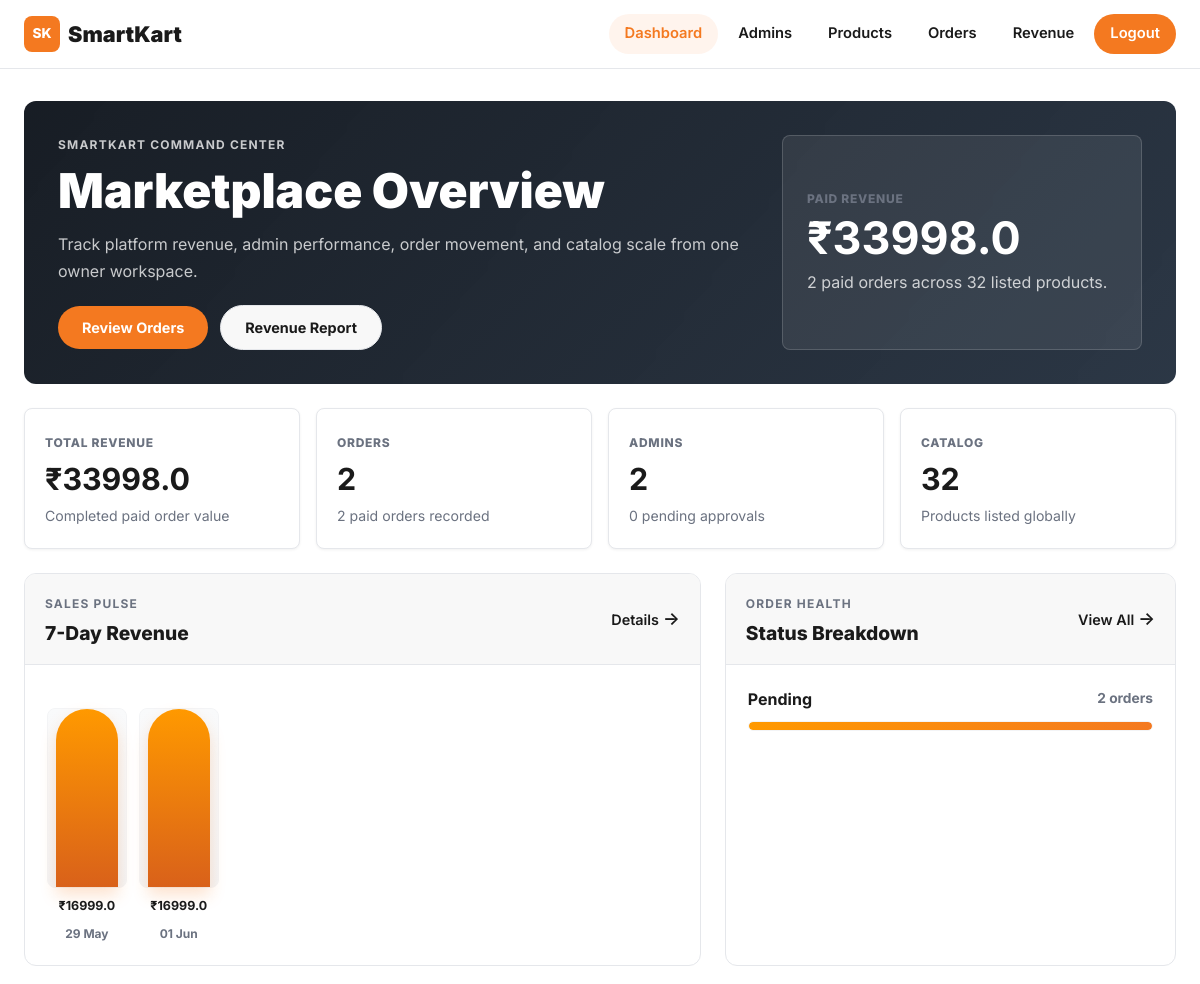
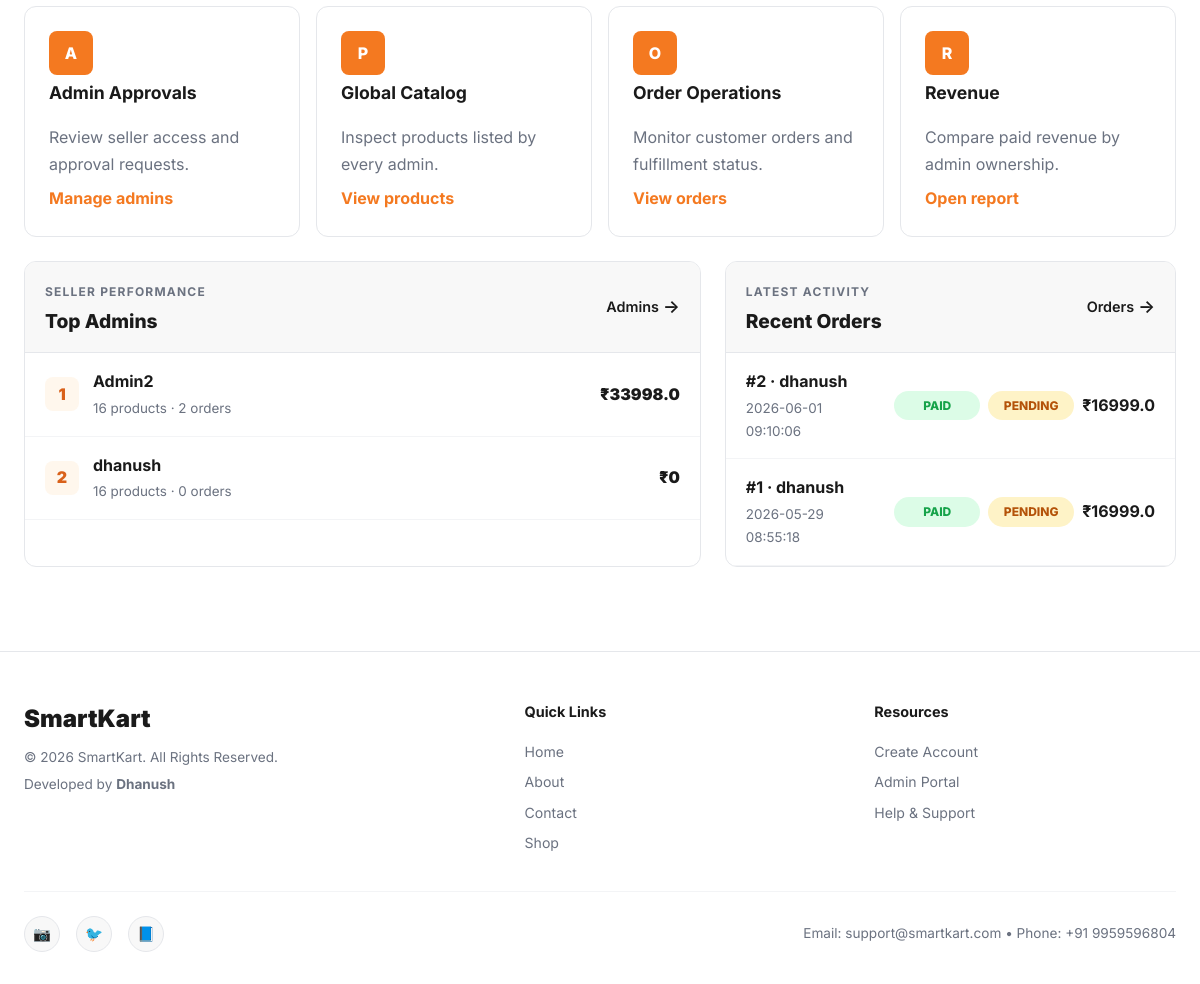
Screenshot of /superadmin/dashboard (signed in) with the database file from the repository (2 pictures, top to bottom).
### tables this page shows
CREATE TABLE admin (
            admin_id INTEGER PRIMARY KEY AUTOINCREMENT,
            name VARCHAR(100) NOT NULL,
            email VARCHAR(150) NOT NULL UNIQUE,
            password VARCHAR(255) NOT NULL,
            profile_image VARCHAR(255),
            approval_status VARCHAR(20) NOT NULL DEFAULT 'approved',
            created_at TIMESTAMP DEFAULT CURRENT_TIMESTAMP
        );

CREATE TABLE orders (
            order_id INTEGER PRIMARY KEY AUTOINCREMENT,
            user_id INTEGER NOT NULL,
            razorpay_order_id VARCHAR(150),
            razorpay_payment_id VARCHAR(150),
            amount REAL NOT NULL DEFAULT 0,
            payment_status VARCHAR(30) NOT NULL DEFAULT 'pending',
            order_status VARCHAR(30) NOT NULL DEFAULT 'Pending',
            created_at TIMESTAMP DEFAULT CURRENT_TIMESTAMP,
            FOREIGN KEY (user_id) REFERENCES users(user_id) ON DELETE CASCADE
        );

CREATE TABLE users (
            user_id INTEGER PRIMARY KEY AUTOINCREMENT,
            name VARCHAR(100) NOT NULL,
            email VARCHAR(150) NOT NULL UNIQUE,
            password VARCHAR(255) NOT NULL,
            created_at TIMESTAMP DEFAULT CURRENT_TIMESTAMP
        );

### app.py (the view)
@app.route('/superadmin/dashboard')
def superadmin_dashboard():
    if not superadmin_required():
        return redirect(url_for('superadmin_login'))
    ensure_admin_approval_column()
    conn = get_db_connection()
    cursor = conn.cursor(dictionary=True)
    cursor.execute("SELECT COUNT(*) AS total_admins FROM admin")
    total_admins = cursor.fetchone()['total_admins']
    cursor.execute("SELECT COUNT(*) AS pending_admins FROM admin WHERE approval_status='pending'")
    pending_admins = cursor.fetchone()['pending_admins']
    cursor.execute("SELECT COUNT(*) AS total_products FROM products")
    total_products = cursor.fetchone()['total_products']
    cursor.execute("SELECT COUNT(*) AS total_orders FROM orders")
    total_orders = cursor.fetchone()['total_orders']
    cursor.execute("SELECT COALESCE(SUM(amount), 0) AS total_revenue FROM orders WHERE payment_status='paid'")
    total_revenue = cursor.fetchone()['total_revenue']
    cursor.execute("SELECT COUNT(*) AS paid_orders FROM orders WHERE payment_status='paid'")
    paid_orders = cursor.fetchone()['paid_orders']
    cursor.execute("""
        SELECT DATE(created_at) AS order_date,
               COUNT(*) AS order_count,
               COALESCE(SUM(CASE WHEN payment_status='paid' THEN amount ELSE 0 END), 0) AS revenue
        FROM orders
        WHERE created_at >= DATE_SUB(CURDATE(), INTERVAL 6 DAY)
        GROUP BY DATE(created_at)
        ORDER BY DATE(created_at)
    """)
    sales_rows = cursor.fetchall()
    max_daily_revenue = max([float(row['revenue'] or 0) for row in sales_rows] + [1])
    sales_chart = [
        {
            "label": datetime.strptime(row['order_date'], "%Y-%m-%d").strftime("%d %b") if isinstance(row['order_date'], str) else (row['order_date'].strftime("%d %b") if hasattr(row['order_date'], "strftime") else (row['order_date'] or "N/A")),
            "orders": row['order_count'],
            "revenue": row['revenue'],
            "height": max(8, int((float(row['revenue'] or 0) / max_daily_revenue) * 100))
        }
        for row in sales_rows
    ]
    cursor.execute("""
        SELECT COALESCE(order_status, 'Pending') AS status, COUNT(*) AS total
        FROM orders
        GROUP BY COALESCE(order_status, 'Pending')
        ORDER BY total DESC
    """)
    status_rows = cursor.fetchall()
    cursor.execute("""
        SELECT a.name AS admin_name,
               COUNT(DISTINCT p.product_id) AS products,
               COUNT(DISTINCT o.order_id) AS orders,
               COALESCE(SUM(CASE WHEN o.payment_status='paid' THEN oi.quantity * oi.price ELSE 0 END), 0) AS revenue
        FROM admin a
        LEFT JOIN products p ON a.admin_id = p.admin_id
        LEFT JOIN order_items oi ON p.product_id = oi.product_id
        LEFT JOIN orders o ON oi.order_id = o.order_id
        GROUP BY a.admin_id, a.name
        ORDER BY revenue DESC, orders DESC
        LIMIT 5
    """)
    top_admins = cursor.fetchall()
    cursor.execute("""
        SELECT o.order_id, o.amount, o.payment_status, o.order_status, o.created_at,
               u.name AS username
        FROM orders o
        LEFT JOIN users u ON o.user_id = u.user_id
        ORDER BY o.created_at DESC
        LIMIT 5
    """)
    recent_orders = cursor.fetchall()
    cursor.close()
    conn.close()
    return render_template(
        "superadmin/dashboard.html",
        total_admins=total_admins,
        pending_admins=pending_admins,
        total_products=total_products,
        total_orders=total_orders,
        total_revenue=total_revenue,
        paid_orders=paid_orders,
        sales_chart=sales_chart,
        status_rows=status_rows,
        top_admins=top_admins,
        recent_orders=recent_orders
    )

### app.py (called while the page is built, shortened)
def ensure_admin_approval_column():
    conn = get_db_connection()
    cursor = conn.cursor(dictionary=True)
    cursor.execute("PRAGMA table_info(admin)")
    column = next(
        (existing_column for existing_column in cursor.fetchall() if existing_column["name"] == "approval_status"),
        None
    )
    cursor.close()
    conn.close()

def superadmin_required():
    if not session.get('superadmin_id'):
        flash("Please login as super admin.", "danger")
        return False
    return True

def get_db_connection():
    db_path = getattr(config, "DB_PATH", "smartkart.db")
    return SQLiteConnection(db_path)

    def execute(self, query, params=None):
        query = self._translate_query(query)
        params = self._translate_params(params)
        if params is None:
            return self.cursor.execute(query)
        return self.cursor.execute(query, params)

    def fetchone(self):
        row = self.cursor.fetchone()
        return dict(row) if row is not None else None

    def fetchall(self):
        return [dict(row) for row in self.cursor.fetchall()]

    def close(self):
        self.cursor.close()

    @staticmethod
    def _translate_query(query):
        query = query.replace("%s", "?")
        query = re.sub(
            r"\bINT\s+AUTO_INCREMENT\s+PRIMARY\s+KEY\b",
            "INTEGER PRIMARY KEY AUTOINCREMENT",
            query,
            flags=re.IGNORECASE
        )
        query = re.sub(
            r"DATE_SUB\(CURDATE\(\),\s*INTERVAL\s+(\d+)\s+DAY\)",
            r"DATE('now', '-\1 day')",
            query,
            flags=re.IGNORECASE
        )
        return query

    @staticmethod
    def _translate_params(params):
        if params is None:
            return None

    def cursor(self, dictionary=False):
        return SQLiteCursor(self.conn.cursor())

    def close(self):
        self.conn.close()

### templates/superadmin/dashboard.html (shortened to what this page needs)
{% extends "admin/base.html" %}
{% block content %}
<section class="superadmin-hero">
    <div>
        <p class="eyebrow">SmartKart Command Center</p>
        <h1>Marketplace Overview</h1>
        <p>Track platform revenue, admin performance, order movement, and catalog scale from one owner workspace.</p>
        <div class="hero-actions">
            <a class="btn" href="{{ url_for('superadmin_orders') }}">Review Orders</a>
            <a class="btn btn-secondary" href="{{ url_for('superadmin_revenue') }}">Revenue Report</a>
        </div>
    </div>
    <div class="superadmin-hero-panel">
        <span class="metric-label">Paid Revenue</span>
        <strong>&#8377;{{ total_revenue }}</strong>
        <p>{{ paid_orders }} paid orders across {{ total_products }} listed products.</p>
    </div>
</section>
<section class="superadmin-kpi-grid">
    <article class="superadmin-kpi">
        <span class="metric-label">Total Revenue</span>
        <strong>&#8377;{{ total_revenue }}</strong>
        <p>Completed paid order value</p>
    </article>
    <article class="superadmin-kpi">
        <span class="metric-label">Orders</span>
        <strong>{{ total_orders }}</strong>
        <p>{{ paid_orders }} paid orders recorded</p>
    </article>
    <article class="superadmin-kpi">
        <span class="metric-label">Admins</span>
        <strong>{{ total_admins }}</strong>
        <p>{{ pending_admins }} pending approvals</p>
    </article>
    <article class="superadmin-kpi">
        <span class="metric-label">Catalog</span>
        <strong>{{ total_products }}</strong>
        <p>Products listed globally</p>
    </article>
</section>
<section class="superadmin-layout">
    <article class="table-card superadmin-chart-card">
        <div class="panel-head">
            <div>
                <p class="eyebrow">Sales Pulse</p>
                <h2>7-Day Revenue</h2>
            </div>
            <a class="show-more" href="{{ url_for('superadmin_revenue') }}">Details</a>
        </div>
        {% if sales_chart %}
            <div class="revenue-chart" aria-label="Revenue chart">
                {% for point in sales_chart %}
                    <div class="revenue-bar-item">
                        <div class="revenue-bar-track">
                            <span class="revenue-bar" style="height: {{ point.height }}%;"></span>
                        </div>
                        <strong>&#8377;{{ point.revenue }}</strong>
                        <span>{{ point.label }}</span>
                    </div>
                {% endfor %}
            </div>
        {% else %}
            <div class="empty-state compact-empty">
                <h3>No revenue yet</h3>
                <p>Paid order activity will appear here.</p>
            </div>
        {% endif %}
    </article>
    <article class="table-card">
        <div class="panel-head">
            <div>
                <p class="eyebrow">Order Health</p>
                <h2>Status Breakdown</h2>
            </div>
            <a class="show-more" href="{{ url_for('superadmin_orders') }}">View All</a>
        </div>
        <div class="status-chart">
            {% for row in status_rows %}
                {% set percent = ((row.total / total_orders) * 100) if total_orders else 0 %}
                <div class="status-chart-row">
                    <div>
                        <strong>{{ row.status }}</strong>
                        <span>{{ row.total }} orders</span>
                    </div>
                    <div class="status-meter" aria-label="{{ row.status }} {{ percent|round(0) }} percent">
                        <span style="width: {{ percent }}%;"></span>
                    </div>
                </div>
            {% else %}
                <div class="empty-state compact-empty">
                    <h3>No orders yet</h3>
                    <p>Status metrics will appear after checkout.</p>
                </div>
            {% endfor %}
        </div>
    </article>
</section>
<section class="superadmin-action-grid">
    <a class="card role-card" href="{{ url_for('superadmin_admins') }}">
        <span class="role-icon">A</span>
        <h3>Admin Approvals</h3>
        <p>Review seller access and approval requests.</p>
        <span class="text-link">Manage admins</span>
    </a>
    <a class="card role-card" href="{{ url_for('superadmin_products') }}">
        <span class="role-icon">P</span>
        <h3>Global Catalog</h3>
        <p>Inspect products listed by every admin.</p>
        <span class="text-link">View products</span>
    </a>
    <a class="card role-card" href="{{ url_for('superadmin_orders') }}">
        <span class="role-icon">O</span>
        <h3>Order Operations</h3>
        <p>Monitor customer orders and fulfillment status.</p>
        <span class="text-link">View orders</span>
    </a>
    <a class="card role-card" href="{{ url_for('superadmin_revenue') }}">
        <span class="role-icon">R</span>
        <h3>Revenue</h3>
        <p>Compare paid revenue by admin ownership.</p>
        <span class="text-link">Open report</span>
    </a>
</section>
<section class="superadmin-layout">
    <article class="table-card">
        <div class="panel-head">
            <div>
                <p class="eyebrow">Seller Performance</p>
                <h2>Top Admins</h2>
            </div>
            <a class="show-more" href="{{ url_for('superadmin_admins') }}">Admins</a>
        </div>
        <div class="leaderboard">
            {% for admin in top_admins %}
                <div class="leaderboard-row">
                    <span class="leaderboard-rank">{{ loop.index }}</span>
                    <div>
                        <strong>{{ admin.admin_name }}</strong>
                        <p>{{ admin.products }} products &middot; {{ admin.orders }} orders</p>
                    </div>
                    <span>&#8377;{{ admin.revenue }}</span>
                </div>
            {% else %}
                <div class="empty-state compact-empty">
                    <h3>No admin sales yet</h3>
                    <p>Revenue leaders will appear after paid orders.</p>
                </div>
            {% endfor %}
        </div>
    </article>
    <article class="table-card">
        <div class="panel-head">
            <div>
                <p class="eyebrow">Latest Activity</p>
                <h2>Recent Orders</h2>
            </div>
            <a class="show-more" href="{{ url_for('superadmin_orders') }}">Orders</a>
        </div>
        <div class="superadmin-order-list">
            {% for order in recent_orders %}
                <div class="superadmin-order-row">
                    <div>
                        <strong>#{{ order.order_id }} &middot; {{ order.username or 'Unknown User' }}</strong>
                        <p>{{ order.created_at }}</p>
                    </div>
                    <div>
                        <span class="status-badge paid">{{ order.payment_status }}</span>
                        <span class="status-badge status-{{ (order.order_status or 'Pending')|lower }}">{{ order.order_status or 'Pending' }}</span>
                        <strong>&#8377;{{ order.amount }}</strong>
                    </div>
                </div>
            {% else %}
                <div class="empty-state compact-empty">
                    <h3>No orders found</h3>
                    <p>Recent platform orders will appear here.</p>
                </div>
            {% endfor %}
        </div>
    </article>
</section>
{% endblock %}

### rows the page displays
admin: admin_name "Admin2", products "16", orders "2", revenue "33998.0"
admin: admin_name "dhanush", products "16", orders "0", revenue "0"
orders: order_id "2", name "dhanush", created_at "2026-06-01 09:10:06", payment_status "PAID", order_status "PENDING", amount "16999.0"
orders: order_id "1", name "dhanush", created_at "2026-05-29 08:55:18", payment_status "PAID", order_status "PENDING", amount "16999.0"

### other values shown
{{ total_revenue }} "33998.0"
{{ paid_orders }} "2"
{{ total_products }} "32"
{{ total_orders }} "2"
{{ total_admins }} "2"
{{ pending_admins }} "0"
{{ point.revenue }} "16999.0" "16999.0"
{{ point.label }} "29 May" "01 Jun"
{{ row.status }} "Pending"
{{ row.total }} "2"
